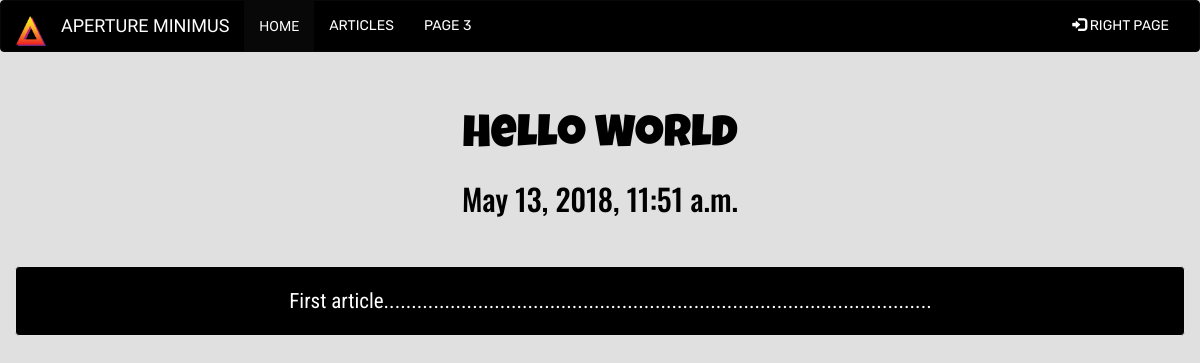
Screenshot of /articles/hello-world/ with the database file from the repository.
### articles/models.py (models this page shows, shortened)
class Articles(models.Model):
    title = models.CharField(max_length=100)
    body = models.TextField()
    slug = models.SlugField(null=True)
    date = models.DateTimeField(auto_now_add=True)
    thumb = models.ImageField(default='skate.jpg',blank=True)
    img0 = models.ImageField(default='default.png', blank=True)
    img1 = models.ImageField(default = 'default.png',blank=True)
    img2 = models.ImageField(default='default.png', blank=True)
    img3 = models.ImageField(default='default.png', blank=True)
    img4 = models.ImageField(default='default.png', blank=True)
    img5 = models.ImageField(default='default.png', blank=True)
    img6 = models.ImageField(default='default.png', blank=True)
    img7 = models.ImageField(default='default.png', blank=True)
    img8 = models.ImageField(default='default.png', blank=True)
    img9 = models.ImageField(default='default.png', blank=True)

### articles/views.py (the view)
# urls.py: url(r'^(?P<slug>[\w-]+)/$',views.article_detail,name='detail'),
def article_detail(request,slug):
    art1 = Articles.objects.get(slug=slug)
    body = art1.body
    di = ['img0','img1','img2','img3','img4','img5','img6','img7','img8','img9']
    for i in di:
        a = body.find('!! '+i+" !!")
        if(a!=-1):
            b = getattr(art1,i).url
            if(body[a+12:a+15]=="por"):
                body = body[:a] + "<img src=" + "'" +b+"'"+" class='img-fluid sizer-por' style='margin: 0 auto; border: 5px solid;'/>"+body[a+15:len(body)]
            else:
                body = body[:a] + "<img src=" + "'" +b+"'"+" class='img-fluid sizer' style='margin: 0 auto; border: 5px solid;'/>"+body[a+10:len(body)]
        else:
            pass
    return render(request, 'articles/article_detail.html',{'art1':art1,'final':body})

### articles/templates/articles/article_detail.html
{% extends 'base.html' %}
{% block content %}
    <div class="art1" style="background: #E0E0E0;">
        <br>
        <h1  class='text-center'>{{art1.title|title}}</h1>
        <h3  class="text-center">{{art1.date}}</h3><br>
        <p  class="text-center well">{{final|safe}}</p>
    </div>
{% endblock %}

### aperturebase/static/base.css (style rules this page uses)
body { background: #e0e0e0; }

### templates/base.html (style rules this page uses)
.well { background: #000000; }
p { font-size:50px; font-family: 'Roboto Condensed'; color:white; display: block; margin-top: 1em; margin-bottom: 1em; margin-left: 15px; margin-right: 15px; text-indent:1em; text-align:justify; }
h1 { font-family: 'Luckiest Guy'; color:#000000; }
h3 { font-family: 'Oswald'; color: #000000; }
@media screen and (min-width: 601px) { p { font-size: 21px; } }
@media screen and (min-width: 601px) { h1 { font-size: 45px; } }
@media screen and (min-width: 601px) { h3 { font-size: 30px; } }

### rows the page displays
Articles: title "Hello World", date "May 13, 2018, 11:51 a.m.", body "First article..................................................................................................."
